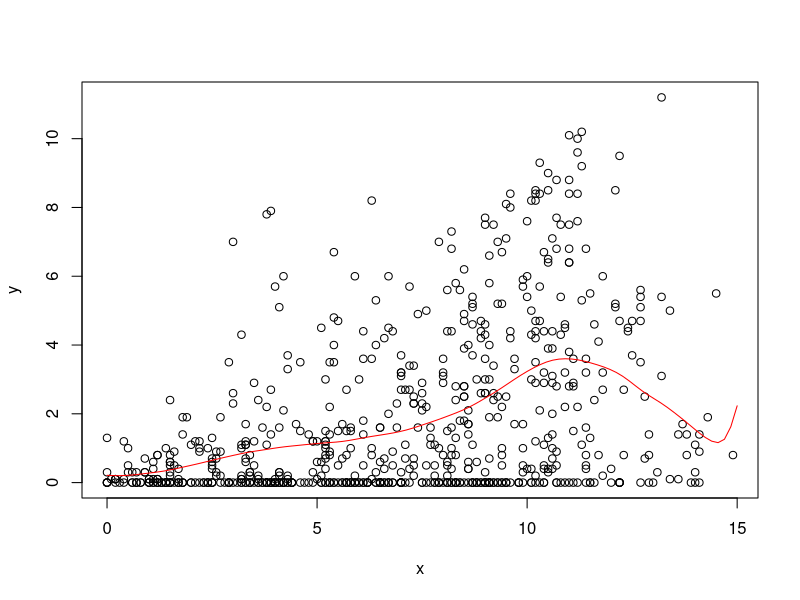
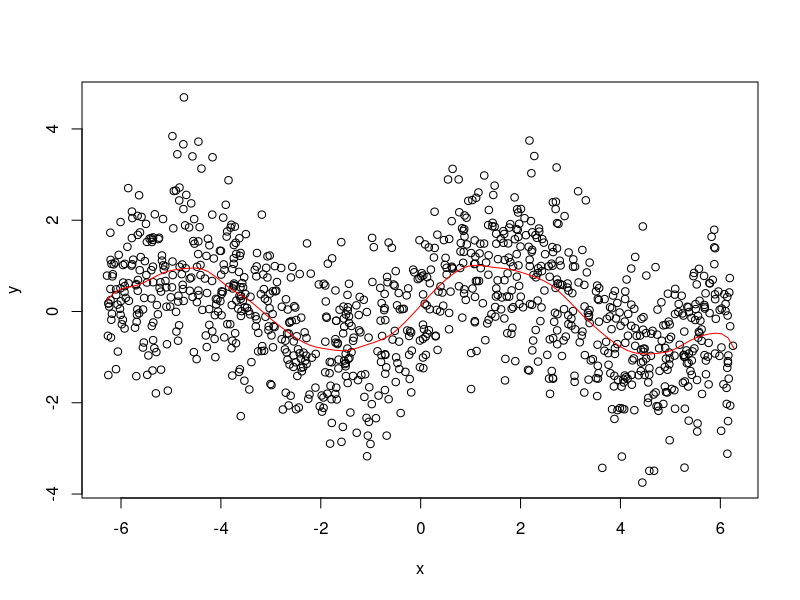

These figures' R source, in order:
# STAT-S 610
# LAB 3
# 2020-10-02
# https://jfukuyama.github.io/teaching/stat610/assignments/lab3.pdf

# --- functions --- #

#' @param x (numeric) vector of same length as y
#' @param y (numeric) vector of same length as y
#' @param z (numeric) vector, can be of a different length
#' @param omega (numeric) must be a scalar
#' @return (numeric) vector of the same length as z

llr <- function(x, y, z, omega) {
  fits <- sapply(z, compute_f_hat, x, y, omega)
  return(fits)
}

#' @param z (numeric) must be a scalar
#' @param x (numeric) vector of the same length as y
#' @param y (numeric) vector of the same length as x
#' @param omega (numeric) must be a scalar
#' @return (numeric) scalar
compute_f_hat <- function(z, x, y, omega) {
  Wz <- make_weight_matrix(z, x, omega)
  X <- make_predictor_matrix(x)
  f_hat <- c(1, z) %*% solve(t(X) %*% Wz %*% X) %*% t(X) %*% Wz %*% y
  return(f_hat)
}

#' @param z (numeric) must be a scalar
#' @param x (numeric) vector of arbitrary length
#' @param omega (numeric) must be a scalar
#' @return (numeric) a diagonal matrix

make_weight_matrix <- function(z, x, omega) {
  r <- abs(x - z) / omega  # this is a vector of the same length as x
  w <- sapply(r, W)  # this is a vector of the same length as x and r
  Wz <- diag(w)  # this is a diagonal matrix with elements from w
  return(Wz)
}

#' @param r (numeric) must be a scalar
#' @return (numeric) scalar
W <- function(r) {
  if (abs(r) < 1) {
    return((1 - abs(r) ** 3) ** 3)
  } else {
    return(0)
  }
}

#' @param x (numeric) vector of arbitrary length
#' @return (numeric) matrix with 2 columns and rows equal to length of x
make_predictor_matrix <- function(x) {
  n <- length(x)
  return(cbind(rep(1, n), x))
}


# --- example 1 --- #

# get the data
data(french_fries, package = 'reshape2')
french_fries <- na.omit(french_fries)

# input data
x <- french_fries$potato
y <- french_fries$buttery

# space along which to smooth
z <- seq(0, 15, length.out = 100)

# run smoothing
fits <- llr(z = z, x = x, y = y, omega = 2)

# plot the data and the smoother
plot(x, y)
lines(z, fits, col = 'red')


# --- example 2 --- #

# noisy sine wave
x <- runif(1000, -2 * pi, 2 * pi)
y <- sin(x) + rnorm(length(x))

# space along which to smooth
z <- seq(-2 * pi, 2 * pi, length.out = 100)

# run smoothing
fits <- llr(z = z, x = x, y = y, omega = pi / 3)

# plot the data and the smoother
plot(x, y)
lines(z, fits, col = 'red')
